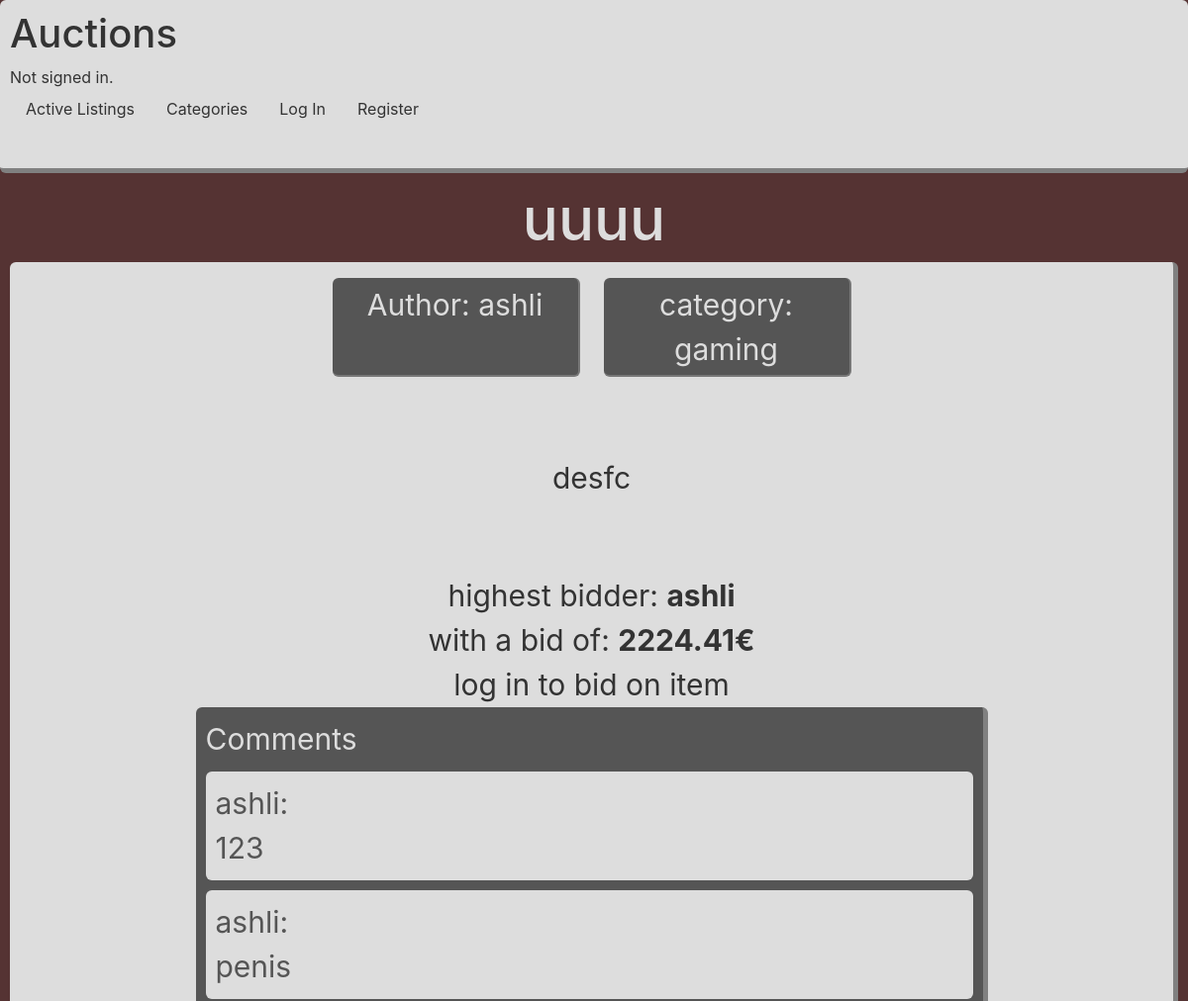
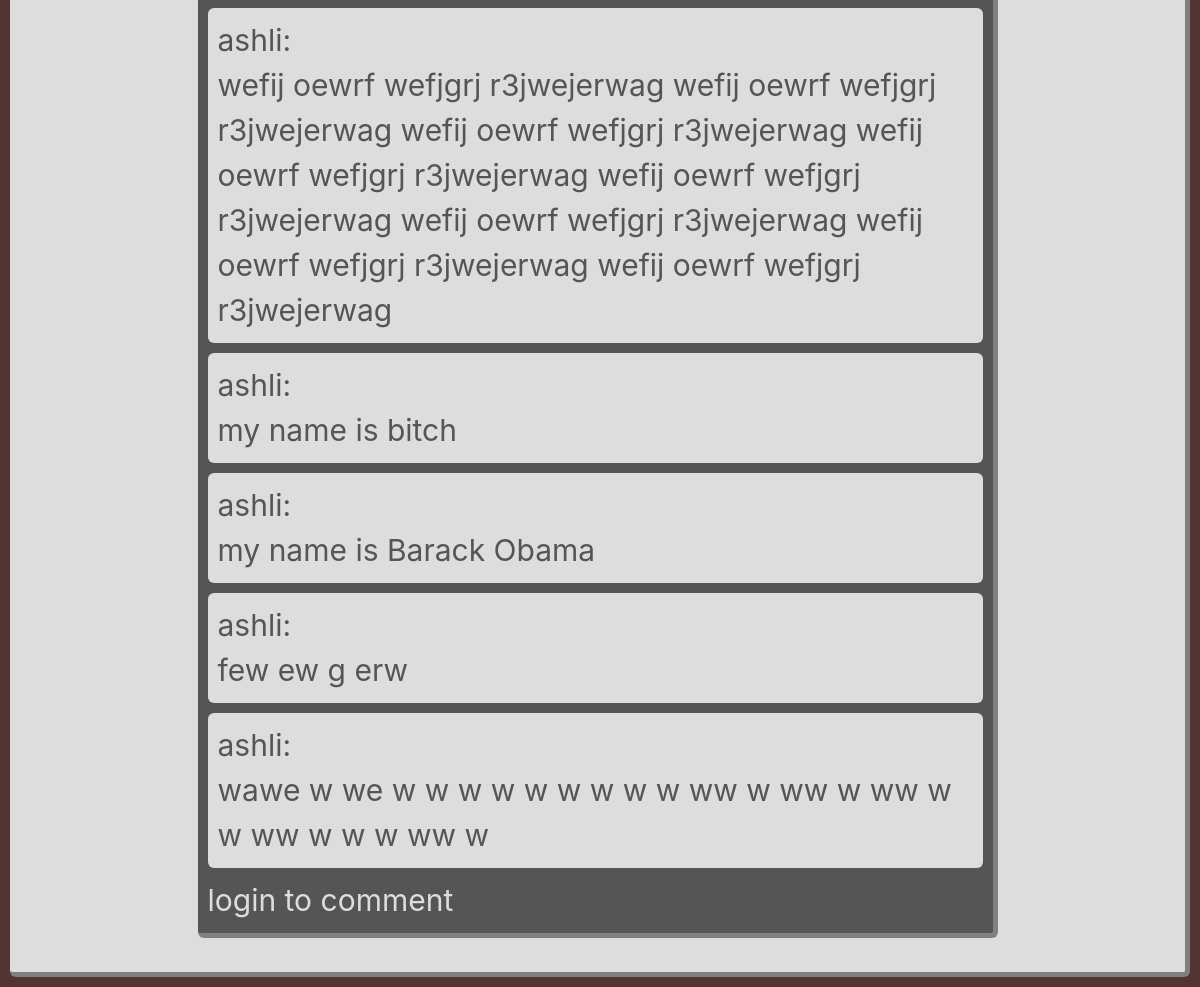
Screenshot of /listing/uuuu with the database file from the repository (2 pictures, top to bottom).
### auctions/models.py (models this page shows, shortened)
class AuctionListing(models.Model):
    title = models.CharField(max_length=64)
    description = models.CharField(max_length=256)
    starting_bid = models.IntegerField()
    image = models.URLField(blank=True)
    category = models.CharField(max_length=64,
                                default="no category")
    author = models.ForeignKey(User,
                               models.CASCADE,
                               related_name="author")
    watchlist = models.ManyToManyField(User,
                                       related_name="watchlist",
                                       null=True)
    winner = models.ForeignKey(User,
                               models.CASCADE,
                               related_name="winner",
                               null=True,
                               unique=False)

class User(AbstractUser):
    pass

class Comment(models.Model):
    author = models.ForeignKey(User,
                               models.CASCADE,
                               related_name="comment_author")
    listing = models.ForeignKey(AuctionListing,
                                models.CASCADE,
                                related_name="listing")
    content = models.CharField(max_length=256)

### auctions/views.py (the view)
# urls.py: path("listing/<str:listing>", views.view_listing, name="view-listing"),
def view_listing(request, listing):
    if request.method == "POST" and request.user.is_authenticated:
        if "bid" in request.POST.keys():
            bid_amt = int(float(request.POST["bid"]) *100)
            highest_bid = get_highest_bid(listing)
            if bid_amt > highest_bid.amount:
                bid = Bid(author=request.user,
                          amount=bid_amt,
                          listing=AuctionListing.objects.get(title=listing))
                bid.save()
            else:
                messages.error(request, "Your bid must be higher than the previous bid")
            return HttpResponseRedirect(request.path_info,
                                        listing)
        elif "content" in request.POST.keys():
            content = request.POST["content"]
            listing_object = AuctionListing.objects.get(title=listing)
            Comment.objects.create(author=request.user,
                                   listing=listing_object,
                                   content=content)
            return HttpResponseRedirect(request.path_info,
                                        listing)
    elif not AuctionListing.objects.filter(title=listing):
        return render(request, "auctions/listing-not-found.html", {
            "listing": listing
        })
    else:
        listing = AuctionListing.objects.get(title=listing)
        title = listing.title
        description = listing.description
        category = listing.category
        author = listing.author
        image = listing.image
        highest_bid = get_highest_bid(title)
        if AuctionListing.objects.get(title=title).winner is not None:
            messages.success(request, "This auction has been closed.")
        if request.user.is_authenticated:
            on_watchlist = listing not in AuctionListing.objects.filter(watchlist=request.user)
            if request.user == AuctionListing.objects.get(title=title).winner:
                messages.success(request, "Congratulations! You won this auction!")
        else:
            on_watchlist = False
        comments = Comment.objects.filter(listing=listing)
        return render(request, "auctions/listing.html",{
            "title": title,
            "description": description,
            "category": category,
            "author": author,
            "image": image,
            "bid_form": BidOnItemForm,
            "highest_bid": round(highest_bid.amount / 100, 2),
            "highest_bidder": highest_bid.author,
            "on_watchlist": on_watchlist,
            "comment_form": CommentForm,
            "comments": comments
        })

### auctions/utils.py (called while the page is built)
def get_highest_bid(listing):
    listing_object = AuctionListing.objects.get(title=listing)
    highest_bid = Bid(listing=listing_object,
                      amount=listing_object.starting_bid,
                      author=listing_object.author)
    for current_bid in Bid.objects.filter(listing=listing_object):
        if current_bid.amount > highest_bid.amount:
            highest_bid = current_bid
    return highest_bid

### auctions/templates/auctions/listing.html (shortened to what this page needs)
{% extends "auctions/layout.html" %}
{% block body %}
<h2 id="page-header">{{ title }}</h2>
    <div id="listing-page-container">
        <div id="listing-page-top">
            <a href="">
                <div class="listing-page-top-button">
                    Author: {{ author }}
                </div>
            </a>
            {% if category %}
                <a href="{% url 'category' category %}">
                    <div class="listing-page-top-button">
                        category: {{ category }}
                    </div>
                </a>
            {% else %}
                <div class="listing-page-top-button">
                    category: None
                </div>
            {% endif %}
        </div>
        <div id="listing-page-description">
            {{ description }}
        </div>
        <div id="listing-page-bid-container">
            <div>
                highest bidder: <b>{{ highest_bidder }}</b>
            </div>
            <div>
                with a bid of: <b>{{ highest_bid | floatformat:2 }}€</b>
            </div>
            <div>
                {% if user.is_authenticated %}
                    <form action="{% url 'view-listing' title %}" method="post">
                        {% csrf_token %}
                        {{ bid_form }}
                        <input type="submit" value="Submit">
                    </form>
                    {% if user == author %}
                        <div>
                            <a href="{% url 'close-listing' title %}">close this auction</a>
                        </div>
                    {% endif %}
                {% else %}
                    log in to bid on item
                {% endif %}
            </div>
                <div class="comment-box-container">
                    <div>Comments</div>
                    {% for comment in comments %}
                        <div class="comment-container">
                            <div>{{ comment.author }}:</div>
                            <div>{{ comment.content }}</div>
                        </div>
                    {% endfor %}
                    {% if user.is_authenticated %}
                        <form class="comment-form" action="{% url 'view-listing' title %}" method="post">
                            {% csrf_token %}
                            <div>{{ comment_form }}</div>
                            <input type="submit" value="Submit">
                        </form>
                    {% else %}
                        <div>login to comment</div>
                    {% endif %}
                </div>
        </div>
    </div>
{% endblock %}

### auctions/templates/auctions/layout.html (shortened to what this page needs)
{% load static %}
<!DOCTYPE html>
<html lang="en">
    <head>
        <link rel="stylesheet" href="https://stackpath.bootstrapcdn.com/bootstrap/4.4.1/css/bootstrap.min.css">
        <link href="{% static 'auctions/styles.css' %}" rel="stylesheet">
    </head>
    <body>
        <div id="title-bar">
            <h1>Auctions</h1>
            <div>
                {% if user.is_authenticated %}
                    Signed in as <strong>{{ user.username }}</strong>.
                {% else %}
                    Not signed in.
                {% endif %}
            </div>
            <ul class="nav">
                <li class="nav-item">
                    <a class="nav-link" href="{% url 'index' %}">Active Listings</a>
                </li>
                <li class="nav-item">
                    <a class="nav-link" href="{% url 'category-list' %}">Categories</a>
                </li>
                {% if user.is_authenticated %}
                    <li class="">
                        <a class="nav-link" href="{% url 'create-listing' %}">Create Listing</a>
                    </li>
                    <li class="">
                        <a class="nav-link" href="{% url 'watchlist' %}">Watchlist</a>
                    </li>
                    <li class="nav-item">
                        <a class="nav-link" href="{% url 'logout' %}">Log Out</a>
                    </li>
                {% else %}
                    <li class="nav-item">
                        <a class="nav-link" href="{% url 'login' %}">Log In</a>
                    </li>
                    <li class="nav-item">
                        <a class="nav-link" href="{% url 'register' %}">Register</a>
                    </li>
                {% endif %}
            </ul>
        </div>
        <div id="page-contents">
            {% block body %}
            {% endblock %}
        </div>
    </body>
</html>

### auctions/static/auctions/styles.css (style rules this page uses)
body { background-color: #553333; color: #dddddd; }
body * { color: inherit; }
#title-bar { color: #333333; background-color: #dddddd; padding: 10px 10px 40px 10px; border: 5px solid gray; border-top: 0px; border-right: 0px; border-left: 0px; border-radius: 6px; }
#page-contents { padding: 10px; }
#page-header { font-size: 60px; color: #dddddd; text-align: center; }
#listing-page-container { display: block; background-color: #dddddd; color: #333333; border: 5px solid gray; border-top: 0px; border-left: 0px; border-radius: 6px; padding: 10px; text-align: center; }
#listing-page-description { display: block; font-size: 30px; text-align: center; margin: 50px 0px; }
.listing-page-top-button { padding: 5px; border-radius: 6px; border: 2px solid #777777; border-left: 0px; border-top: 0px; background-color: #555555; margin: 6px 12px; width:250px; height: 100px; }
#listing-page-top { display: flex; justify-content: center; color: #dddddd; font-size: 30px; }
#listing-page-bid-container { font-size: 30px; padding: 24px; }
.comment-box-container { display: block; margin: auto auto; max-width: 800px; color: #dddddd; text-align: left; background-color: #555555; border: 5px solid gray; border-top: 0px; border-left: 0px; border-radius: 6px; padding: 10px; overflow-wrap: break-word; }
.comment-container { display: block; padding: 10px; background-color: #dddddd; border-radius: 6px; color: #555555; margin: 10px 0px; }

### rows the page displays
AuctionListing: title "uuuu", category "gaming", description "desfc"
User: username "ashli"
Comment: author "ashli", content "123"
Comment: author "ashli", content "penis"
Comment: author "ashli", content "wefij oewrf wefjgrj r3jwejerwag wefij oewrf wefjgrj r3jwejerwag wefij oewrf wefjgrj r3jwejerwag wefij oewrf wefjgrj r3jwejerwag wefij oewrf wefjgrj r3jwejerwag wefij oewrf wefjgrj r3jwejerwag wefij oewrf wefjgrj r3jwejerwag wefij oewrf wefjgrj r3jwejerwag"
Comment: author "ashli", content "my name is bitch"
Comment: author "ashli", content "my name is Barack Obama"
Comment: author "ashli", content "few ew g erw"
Comment: author "ashli", content "wawe w we w w w w w w w w w ww w ww w ww w w ww w w w ww w"

### other values shown
{{ highest_bid | floatformat:2 }} "2224.41"
